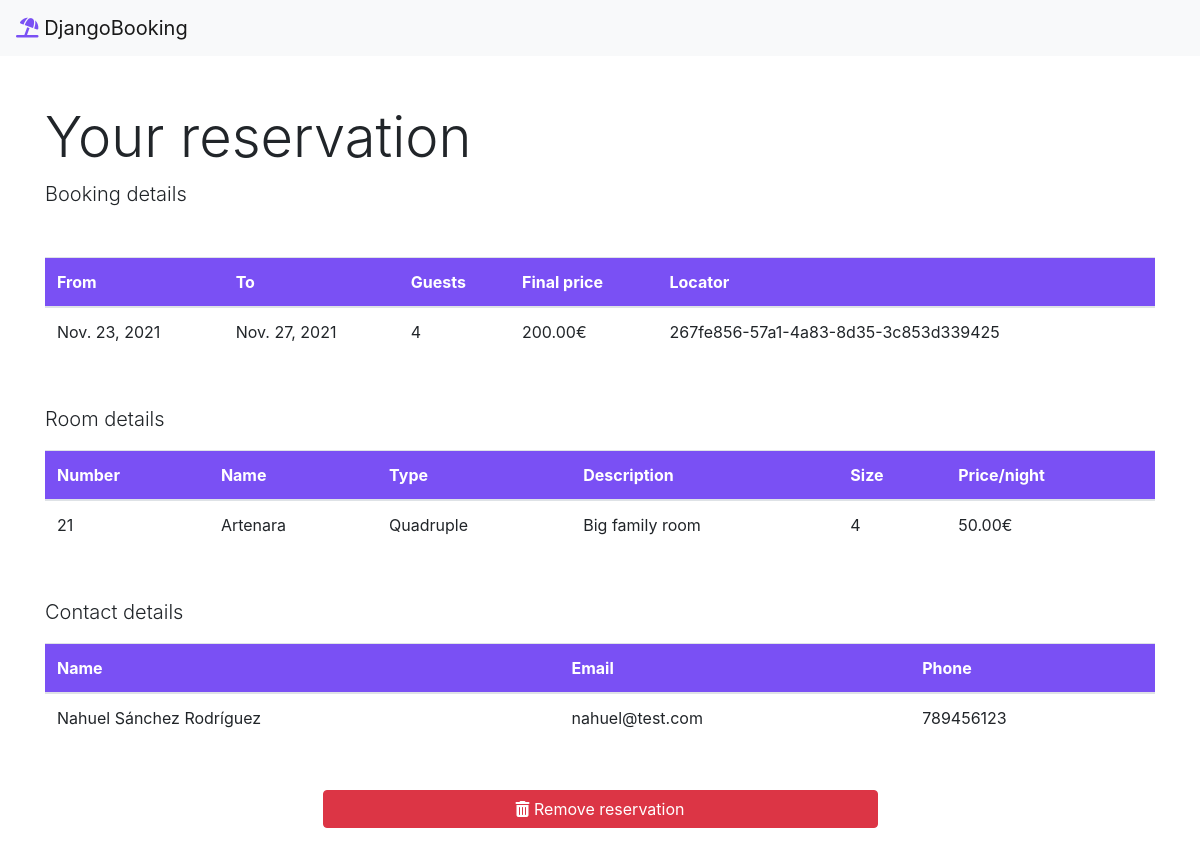
The page /details/23 on the database its author committed.
### bookingapp/models.py (models this page shows, shortened)
class Booking(models.Model):
    uuid = models.UUIDField(default=uuid.uuid4, editable=False)
    room = models.ForeignKey(Room, on_delete=models.CASCADE)
    guests = models.IntegerField()
    date_from = models.DateField()
    date_to = models.DateField()
    contact_name = models.CharField(max_length=40)
    contact_email = models.EmailField(max_length=40)
    contact_phone = models.CharField(max_length=9)
    created = models.DateField(auto_now_add=True)
    total_price = models.DecimalField(max_digits=7, decimal_places=2)

class Room(models.Model):
    name = models.CharField(max_length=20)
    description = models.CharField(max_length=120)
    type = models.ForeignKey(RoomType, on_delete=models.CASCADE)
    price = models.DecimalField(max_digits=7, decimal_places=2)
    number = models.IntegerField()

class RoomType(models.Model):
    name = models.CharField(max_length=20)
    size = models.IntegerField()

### bookingapp/views.py (the view)
# urls.py: path('details/<int:booking_id>', views.details_view, name="details"),
def details_view(request, booking_id):
    booking = Booking.objects.get(id=booking_id)
    context = {
        "booking": booking
    }
    return render(request, "details.html", context)

### templates/details.html
{% include 'base.html' %}
{% block content %}
    <div class="container my-5">
        <h1 class="display-4">Your reservation</h1>
        <p class="lead">Booking details</p>
        <table class="table my-5">
            <thead style="border-color: #7a50f4; background-color: #7a50f4; color: white">
                <tr>
                    <th>From</th>
                    <th>To</th>
                    <th>Guests</th>
                    <th>Final price</th>
                    <th>Locator</th>
                </tr>
            </thead>
            <tbody>
                <tr>
                    <td>{{ booking.date_from }}</td>
                    <td>{{ booking.date_to }}</td>
                    <td>{{ booking.guests }}</td>
                    <td>{{ booking.total_price }}€</td>
                    <td>{{ booking.uuid }}</td>
                </tr>
            </tbody>
        </table>
        <p class="lead">Room details</p>
        <table class="table mb-5">
            <thead style="border-color: #7a50f4; background-color: #7a50f4; color: white">
                <tr>
                    <th>Number</th>
                    <th>Name</th>
                    <th>Type</th>
                    <th>Description</th>
                    <th>Size</th>
                    <th>Price/night</th>
                </tr>
            </thead>
            <tbody>
                <tr>
                    <td>{{ booking.room.number }}</td>
                    <td>{{ booking.room.name }}</td>
                    <td>{{ booking.room.type.name }}</td>
                    <td>{{ booking.room.description }}</td>
                    <td>{{ booking.room.type.size }}</td>
                    <td>{{ booking.room.price }}€</td>
                </tr>
            </tbody>
        </table>
        <p class="lead">Contact details</p>
        <table class="table mb-5">
            <thead style="border-color: #7a50f4; background-color: #7a50f4; color: white">
                <tr>
                    <th>Name</th>
                    <th>Email</th>
                    <th>Phone</th>
                </tr>
            </thead>
            <tbody>
                <tr>
                    <td>{{ booking.contact_name }}</td>
                    <td>{{ booking.contact_email }}</td>
                    <td>{{ booking.contact_phone }}</td>
                </tr>
            </tbody>
        </table>
        <div class="text-center">
            <a href="{% url 'delete' booking.id %}" class="btn btn-danger " style="width: 50%">
                <i class="fas fa-trash-alt"></i> Remove reservation
            </a>
        </div>
    </div>
{% endblock %}

### rows shown on the page
Booking: date_from "Nov. 23, 2021", date_to "Nov. 27, 2021", guests "4", total_price "200.00", uuid "267fe856-57a1-4a83-8d35-3c853d339425", room.number "21", room.name "Artenara", room.type.name "Quadruple", room.description "Big family room", room.type.size "4", room.price "50.00", contact_name "Nahuel Sánchez Rodríguez", contact_email "nahuel@test.com", contact_phone "789456123"
